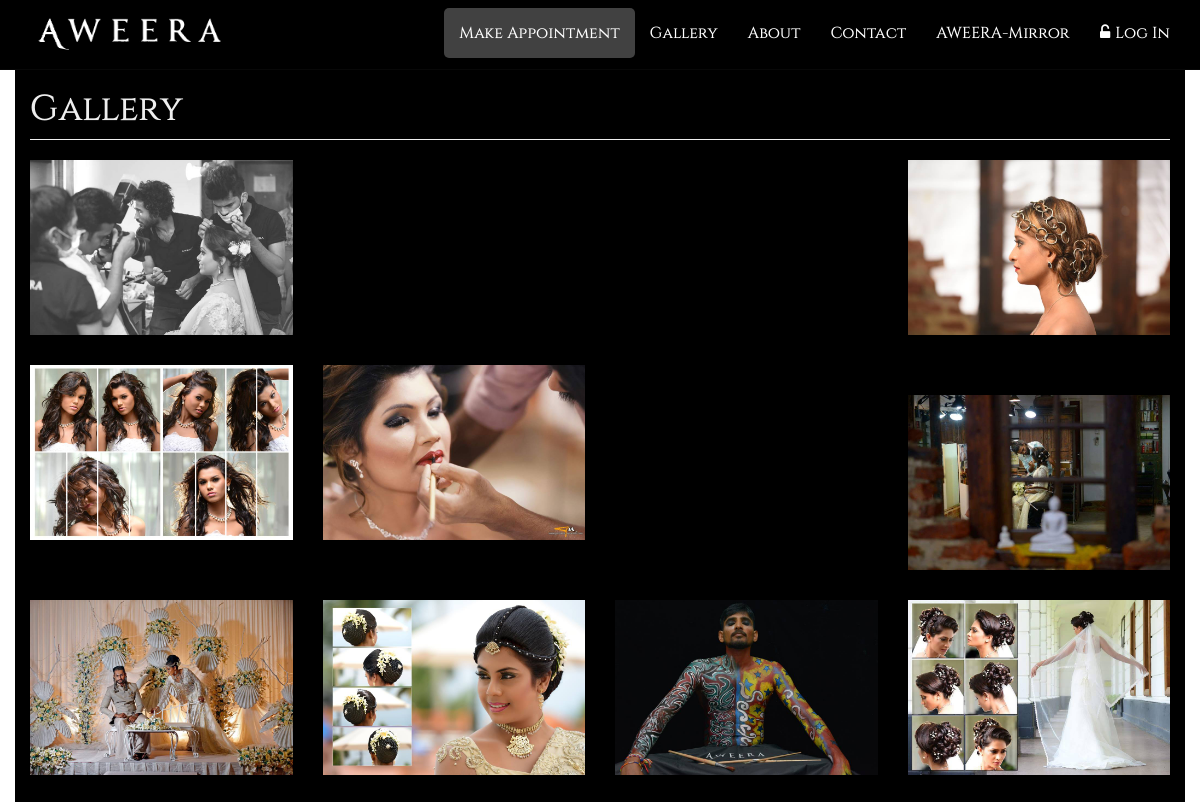
/gallery.php (upper part), run on an earlier commit of the app's database.
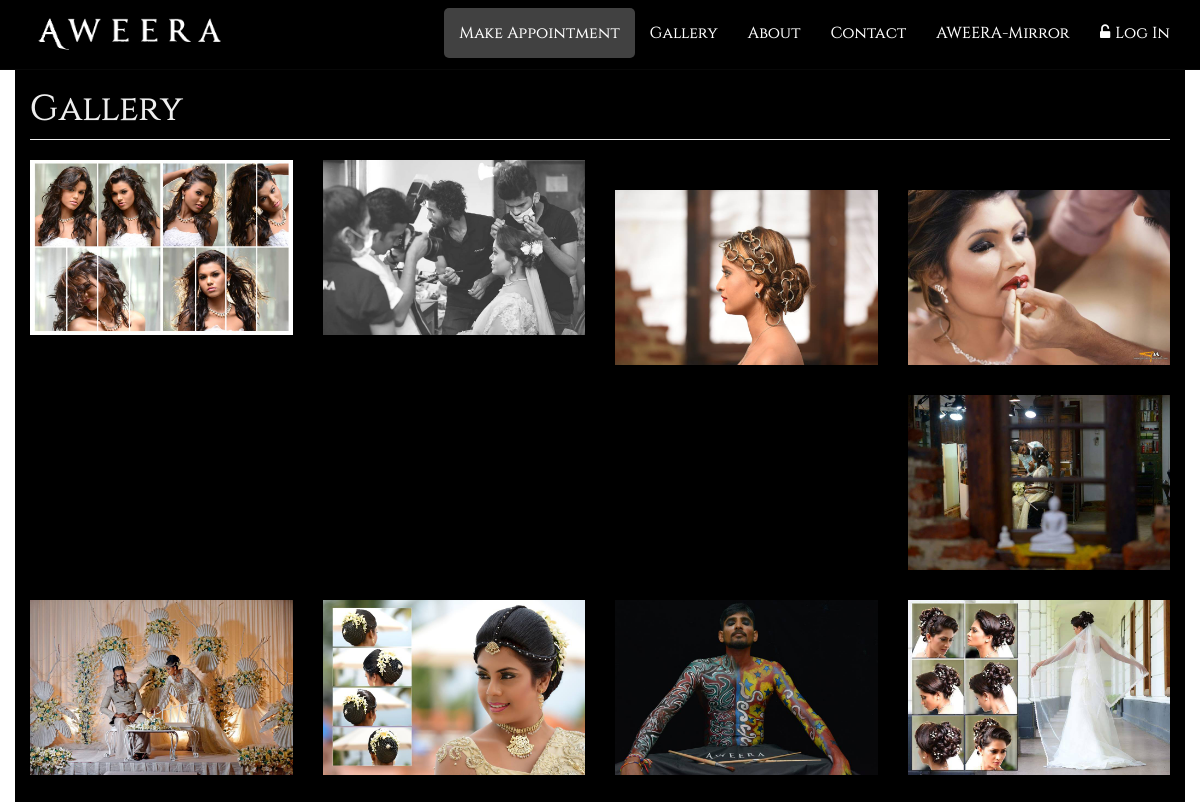
And on a later commit of the database.
### tables this page shows
CREATE TABLE IF NOT EXISTS `gallery` (
  `image_id` int(11) NOT NULL AUTO_INCREMENT,
  `path` varchar(100) NOT NULL,
  `date_added` datetime(6) NOT NULL,
  PRIMARY KEY (`image_id`)
);

### model/Database.php (called while the page is built, shortened)
<?php
	class Database{
		protected static $connection;
		public function connect(){
			$dbhost = 'localhost';
			$dbuser = 'root';
			$dbpass = '';
			$dbname = 'aweeradb';
			self::$connection = new mysqli($dbhost, $dbuser,$dbpass,$dbname);
			return self::$connection;
		}
		public function executeQuery($query) {
		    try{
                $connection = $this -> connect();
                $result = $connection -> query($query);
                return $result;
            }catch (Exception $e) {
                echo $e;
            }
    	}
	}
 ?>

### model/Gallery.php (called while the page is built, shortened)
<?php require_once('Database.php') ?>
<?php
	class Gallery{
        protected static $db;
        public function __construct(){
            self::$db = new Database();
        }
        public function getImages(){
            $query = "SELECT * FROM gallery ORDER BY date_added DESC";
            try{
                $result = self::$db->executeQuery($query);
                return $result;
            }
            catch(Exception $e){
                echo $e;
            }
        }
	}
 ?>

### gallery.php (the view, shortened to what this page needs)
<?php require_once "model/Gallery.php"; ?>
<link rel="stylesheet" href="baguettebox/baguetteBox.min.css">
<?php
$gallery = new Gallery();
$result = $gallery->getImages();
?>
<!DOCTYPE html>
<html lang="en">
<head>
    <link href="css/bootstrap.min.css" rel="stylesheet">
    <link href="css/modern-business.css" rel="stylesheet">
    <link href="css/mystyle.css" rel="stylesheet">
    <link href="css/loginstyle.css" rel="stylesheet">
    <link href="font-awesome/css/font-awesome.min.css" rel="stylesheet" type="text/css">
</head>
<body>
<?php include ("view/homepage/home-navbar.php");?>
<div class="container">
    <div class="row">
        <div class="col-lg-12">
            <h1 class="page-header">Gallery</h1>
        </div>
        <div class="tz-gallery">
            <?php
            $image_list ="";
            while($image=mysqli_fetch_assoc($result)){
                $image_list .="<div class=\"col-xs-6 col-sm-4 col-md-3\">
                <a href='img/uploads/".$image['path']."'>
                    <img class=\"img-responsive img-portfolio img-hover my-img\" src='img/uploads/".$image['path']."' alt=\"\">
                </a>
            </div>";
            }
            echo $image_list;
            ?>
        </div>
    </div>
</div>
</body>
</html>

What changed in the data, as far as the page shows it:
changed gallery (number 1 of 9 on the later page): moves up the list
